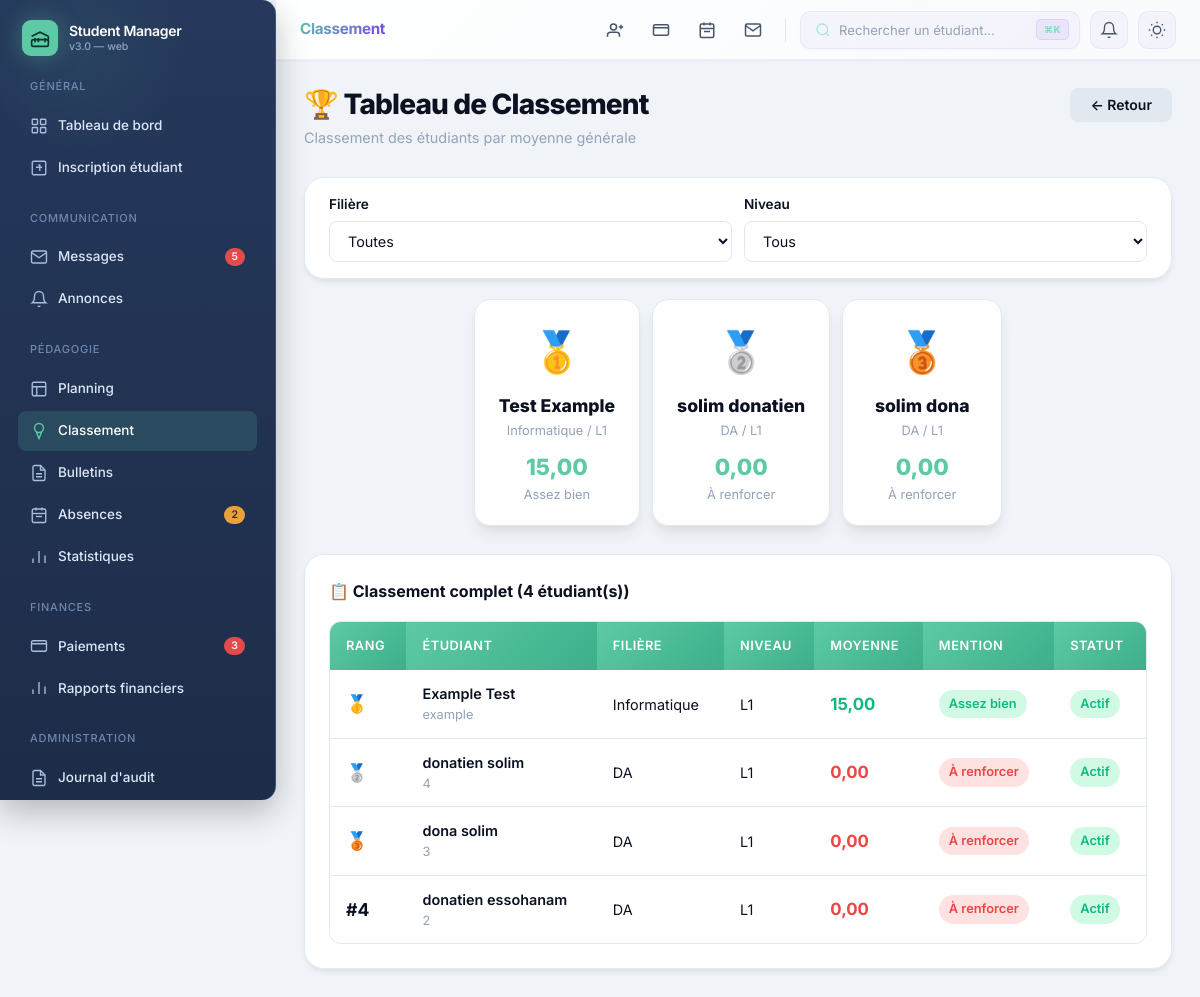
/classement/ (signed in), run on the app's committed database.
### students/models.py (models this page shows, shortened)
class Student(models.Model):
    STATUS_CHOICES = [
        ('Actif', 'Actif'),
        ('Suspendu', 'Suspendu'),
    ]
    matricule = models.CharField(max_length=50, primary_key=True)
    nom = models.CharField(max_length=100)
    prenom = models.CharField(max_length=100)
    age = models.IntegerField()
    photo = models.ImageField(upload_to='photos/', blank=True, null=True)
    date_ajout = models.DateTimeField(default=timezone.now)
    email = models.EmailField(blank=True, null=True)
    telephone = models.CharField(max_length=20, blank=True, null=True)
    statut = models.CharField(max_length=20, choices=STATUS_CHOICES, default='Actif')
    filiere = models.CharField(max_length=100, blank=True, null=True)
    niveau = models.CharField(max_length=10, blank=True, null=True)
    frais_scolarite = models.DecimalField(max_digits=12, decimal_places=2, default=500000.00)
    class Meta:
        db_table = 'etudiants'
        ordering = ['-matricule']

### students/views.py (the view)
# urls.py: path('classement/', views.classement_view, name='classement'),
@login_required
def classement_view(request):
    filiere_filter = request.GET.get('filiere', '')
    niveau_filter = request.GET.get('niveau', '')
    students = Student.objects.all().prefetch_related('notes')
    if filiere_filter:
        students = students.filter(filiere__iexact=filiere_filter)
    if niveau_filter:
        students = students.filter(niveau__iexact=niveau_filter)
    classement = []
    for s in students:
        notes_list = [float(n.valeur) for n in s.notes.all()]
        moy = calculate_average(notes_list)
        classement.append({'student': s, 'moyenne': moy, 'appreciation': get_appreciation(moy)})
    classement.sort(key=lambda x: x['moyenne'], reverse=True)
    for i, item in enumerate(classement, 1):
        item['rang'] = i
    filieres = Student.objects.values_list('filiere', flat=True).distinct().exclude(filiere__isnull=True).exclude(filiere='')
    niveaux = Student.objects.values_list('niveau', flat=True).distinct().exclude(niveau__isnull=True).exclude(niveau='')
    return render(request, 'students/classement.html', {
        'classement': classement,
        'filieres': filieres, 'niveaux': niveaux,
        'filiere_filter': filiere_filter, 'niveau_filter': niveau_filter,
    })

### students/context_processors.py (called while the page is built)
def notifications(request):
    if request.user.is_authenticated:
        try:
            current_user = CustomUser.objects.get(username=request.user.username)
            notifications_non_lues = Notification.objects.filter(
                destinataire=current_user, lu=False
            ).count()
        except CustomUser.DoesNotExist:
            notifications_non_lues = 0
    else:
        notifications_non_lues = 0
    return {
        'notifications_non_lues': notifications_non_lues,
    }

### students/logic.py (called while the page is built, shortened)
def parse_notes(value):
    if not value:
        return []
    if isinstance(value, (list, tuple)):
        return [float(item) for item in value]

def calculate_average(notes):
    values = parse_notes(notes)
    return sum(values) / len(values) if values else 0.0

def get_appreciation(moyenne):
    if moyenne >= 16:
        return 'Excellent'
    if moyenne >= 14:
        return 'Assez bien'
    if moyenne >= 12:
        return 'Bien'
    if moyenne >= 10:
        return 'Passable'
    return 'À renforcer'

### templates/students/classement.html (shortened to what this page needs)
{% extends 'base.html' %}
{% block content %}
<div class="page-header">
  <div>
    <h1 class="page-title">🏆 Tableau de Classement</h1>
    <div class="page-subtitle">Classement des étudiants par moyenne générale</div>
  </div>
  <a class="btn btn-secondary" href="{% url 'index' %}">← Retour</a>
</div>
<form method="get" class="card" style="margin-bottom:20px; padding:16px 24px;">
  <div style="display:flex; gap:12px; flex-wrap:wrap; align-items:flex-end;">
    <div class="form-group" style="margin:0; flex:1; min-width:140px;">
      <label>Filière</label>
      <select name="filiere" onchange="this.form.submit()">
        <option value="">Toutes</option>
      </select>
    </div>
    <div class="form-group" style="margin:0; flex:1; min-width:140px;">
      <label>Niveau</label>
      <select name="niveau" onchange="this.form.submit()">
        <option value="">Tous</option>
      </select>
    </div>
  </div>
</form>
{% if classement %}
<div style="display:flex; justify-content:center; gap:12px; margin-bottom:28px; flex-wrap:wrap;">
  {% for item in classement|slice:":3" %}
  <div style="text-align:center; padding:20px 24px; background:var(--surface); border-radius:16px; border:1px solid var(--border); box-shadow:var(--shadow-md); min-width:160px;">
    <div style="font-size:2.5rem;">{% if item.rang == 1 %}🥇{% elif item.rang == 2 %}🥈{% else %}🥉{% endif %}</div>
    <div style="font-weight:800; font-size:1.1rem; margin-top:8px;">{{ item.student.prenom }} {{ item.student.nom }}</div>
    <div style="color:var(--muted); font-size:0.8rem;">{{ item.student.filiere|default:"-" }} / {{ item.student.niveau|default:"-" }}</div>
    <div style="font-size:1.4rem; font-weight:800; color:var(--primary); margin-top:8px;">{{ item.moyenne|floatformat:2 }}</div>
    <div style="font-size:0.8rem; color:var(--muted);">{{ item.appreciation }}</div>
  </div>
  {% endfor %}
</div>
<div class="card">
  <div class="card-title" style="margin-bottom:16px;">📋 Classement complet ({{ classement|length }} étudiant(s))</div>
  <div class="table-container">
    <table>
      <thead>
        <tr><th>Rang</th><th>Étudiant</th><th>Filière</th><th>Niveau</th><th>Moyenne</th><th>Mention</th><th>Statut</th></tr>
      </thead>
      <tbody>
        {% for item in classement %}
        <tr>
          <td>
            <strong style="font-size:1.1rem;">
              {% if item.rang == 1 %}🥇{% elif item.rang == 2 %}🥈{% elif item.rang == 3 %}🥉{% else %}#{{ item.rang }}{% endif %}
            </strong>
          </td>
          <td>
            <div style="font-weight:600;">{{ item.student.nom }} {{ item.student.prenom }}</div>
            <div style="font-size:0.8rem; color:var(--muted);">{{ item.student.matricule }}</div>
          </td>
          <td>{{ item.student.filiere|default:"-" }}</td>
          <td>{{ item.student.niveau|default:"-" }}</td>
          <td>
            <strong style="font-size:1.05rem; color:{% if item.moyenne >= 14 %}var(--success){% elif item.moyenne >= 10 %}var(--info){% else %}var(--danger){% endif %};">
              {{ item.moyenne|floatformat:2 }}
            </strong>
          </td>
          <td><span class="pill {% if item.moyenne >= 14 %}pill-success{% elif item.moyenne >= 10 %}pill-info{% else %}pill-danger{% endif %}">{{ item.appreciation }}</span></td>
          <td><span class="pill {% if item.student.statut == 'Actif' %}pill-success{% else %}pill-danger{% endif %}">{{ item.student.statut }}</span></td>
        </tr>
        {% endfor %}
      </tbody>
    </table>
  </div>
</div>
{% else %}
<div class="card"><div class="empty-state"><div class="empty-icon">🏆</div><p>Aucun étudiant trouvé.</p></div></div>
{% endif %}
{% endblock %}

### data on the page
Student: student.prenom "Test", student.nom "Example", student.filiere "Informatique", student.niveau "L1", moyenne "15,00", appreciation "Assez bien", student.matricule "example", student.statut "Actif"
Student: student.prenom "solim", student.nom "donatien", student.filiere "DA", student.niveau "L1", moyenne "0,00", appreciation "À renforcer", student.matricule "4", student.statut "Actif"
Student: student.prenom "solim", student.nom "dona", student.filiere "DA", student.niveau "L1", moyenne "0,00", appreciation "À renforcer", student.matricule "3", student.statut "Actif"
Student: rang "4", student.nom "donatien", student.prenom "essohanam", student.matricule "2", student.filiere "DA", student.niveau "L1", moyenne "0,00", appreciation "À renforcer", student.statut "Actif"

### other printed values
{{ classement|length }} "4"
